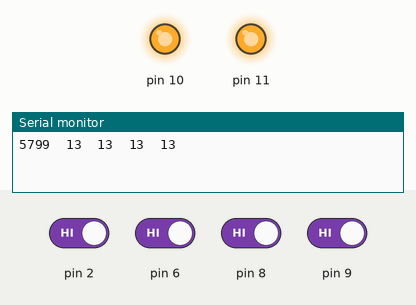
This sketch was run on a simulated Arduino Uno, built with avr-gcc and run on an emulated ATmega328P. Parts: output pins drawn as LEDs (lit = HIGH), the last lines printed to the serial monitor. The test bench sets the inputs (shaded band); at power-on: pin 2, pin 6, pin 8, pin 9 HIGH.

Above: at 6.6 s.
6.7 s: pin 2 driven LOW and pin 6 driven LOW
At 8.2 s:
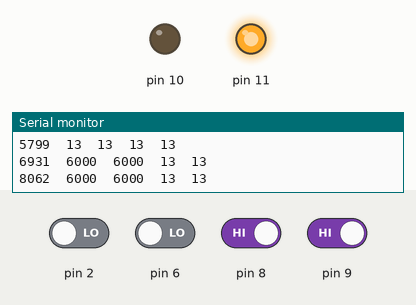
8.5 s: pin 2 driven HIGH
At 9.9 s:
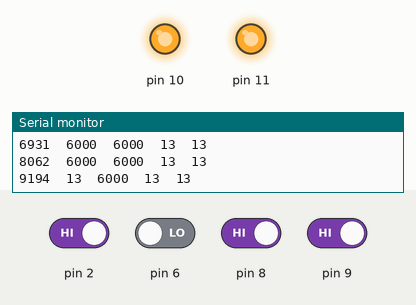
10.8 s: pin 2 driven LOW
At 12.7 s:
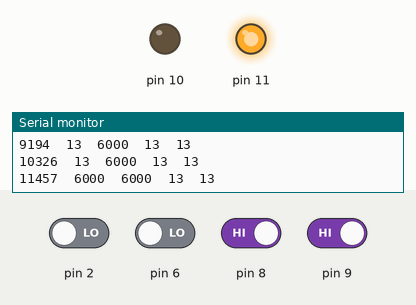
13.0 s: pin 2 driven HIGH and pin 6 driven HIGH and pin 8 driven LOW and pin 9 driven LOW
At 14.3 s:
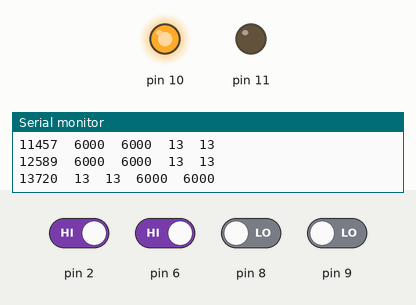
Timing chart, 0 to 16.0 s (numbered marks = the images above; inputs shaded):
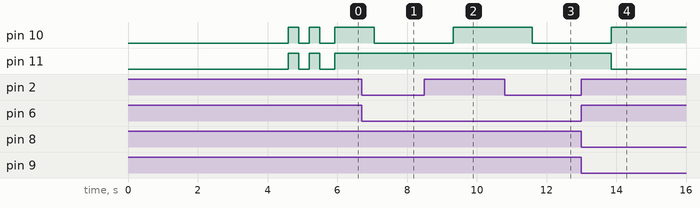

Measured:
- after the input at 6.7 s, pin 10: HIGH → LOW after 0.36 s
- after the input at 8.5 s, pin 10: LOW → HIGH after 0.83 s
- after the input at 10.8 s, pin 10: HIGH → LOW after 0.79 s
- after the input at 13.0 s, pin 10: LOW → HIGH after 0.85 s; pin 11: HIGH → LOW after 0.85 s

The sketch:

Trunk-Circuit.ino
```cpp
#include <CapacitiveSensor.h>

/*
 * CapitiveSense Library Demo Sketch
 * Paul Badger 2008
 * Uses a high value resistor e.g. 10 megohm between send pin and receive pin
 * Resistor effects sensitivity, experiment with values, 50 kilohm - 50 megohm. Larger resistor values yield larger sensor values.
 * Receive pin is the sensor pin - try different amounts of foil/metal on this pin
 * Best results are obtained if sensor foil and wire is covered with an insulator such as paper or plastic sheet
 */


CapacitiveSensor   cs_4_2 = CapacitiveSensor(4,2);        // 10 megohm resistor between pins 4 & 2, pin 2 is sensor pin, add wire, foil
CapacitiveSensor   cs_4_6 = CapacitiveSensor(4,6);        // 10 megohm resistor between pins 4 & 6, pin 6 is sensor pin, add wire, foil
CapacitiveSensor   cs_4_8 = CapacitiveSensor(4,8);        // 10 megohm resistor between pins 4 & 8, pin 8 is sensor pin, add wire, foil
CapacitiveSensor   cs_4_9 = CapacitiveSensor(4,9);        // 10 megohm resistor between pins 4 & 8, pin 8 is sensor pin, add wire, foil

const long numReadings = 5;
const int numSensors = 4;

long readings1[numReadings];
long readings2[numReadings];
long readings3[numReadings];
long readings4[numReadings];

long total1;
long total2;
long total3;
long total4;

long average1;
long average2;
long average3;
long average4;

long startDelay = 5000; //Delay before sensing in milliseconds

int startupBuzzes = 2;

void setup()
{

   //cs_4_2.set_CS_AutocaL_Millis(0xFFFFFFFF);     // turn off autocalibrate on channel 1 - just as an example
   Serial.begin(9600);
   pinMode (11,OUTPUT);
   pinMode (10, OUTPUT);

   for (long thisReading = 0; thisReading < numReadings; thisReading++){
   readings1[thisReading]=0;
   readings2[thisReading]=0;
   readings3[thisReading]=0;
   readings4[thisReading]=0;
   }

}

void loop()
{

    long start = millis();

    total1 = 0;
    total2 = 0;
    total3 = 0;
    total4 = 0;

    if (start > startDelay)
    {

      for(long thisReading=0; thisReading<numReadings; thisReading++)
      {

        readings1[thisReading] = cs_4_2.capacitiveSensor(40);
        readings2[thisReading] = cs_4_6.capacitiveSensor(40);
        readings3[thisReading] = cs_4_8.capacitiveSensor(40);
        readings4[thisReading] = cs_4_9.capacitiveSensor(40);

        total1 = total1 + readings1[thisReading];
        total2 = total2 + readings2[thisReading];
        total3 = total3 + readings3[thisReading];
        total4 = total4 + readings4[thisReading];

        delay(10);

      }

        average1 = total1/numReadings;
        average2 = total2/numReadings;
        average3 = total3/numReadings;
        average4 = total4/numReadings;

    if (average1 > 120 && average2 > 120 && average3 > 120 && average4 > 120) {
      digitalWrite(10,LOW);
      digitalWrite(11,LOW);
    } else if ((average1 > 120 && average2 > 120) && (average3 < 120 || average4 < 120)) {
      digitalWrite(10,LOW);
      digitalWrite(11,HIGH);
    } else if ((average1 < 120 || average2 < 120) && (average3 > 120 && average4 > 120)) {
      digitalWrite(10,HIGH);
      digitalWrite(11,LOW);
    } else if ((average1 < 120 || average2 < 120) && (average3 < 120 || average4 < 120)) {
      digitalWrite(10,HIGH);
      digitalWrite(11,HIGH);
    }

    Serial.print(start);        // check on performance in milliseconds
    Serial.print("\t");                    // tab character for debug window spacing

    Serial.print(average1);                  // print sensor output 1
    Serial.print("\t");
    Serial.print(average2);                  // print sensor output 2
    Serial.print("\t");
    Serial.print(average3);                // print sensor output 3
    Serial.print("\t");
    Serial.println(average4);                // print sensor output 3*/

    delay(1000);

    } else {
      long delayCorrection = startDelay - startupBuzzes*200;
      delay(delayCorrection);

      for (int buzzLoop = 0; buzzLoop < startupBuzzes; buzzLoop++){
      digitalWrite(10,HIGH);
      digitalWrite(11,HIGH);
      delay(300);
      digitalWrite(10,LOW);
      digitalWrite(11,LOW);
      delay(300);
      }

    }
}
```
